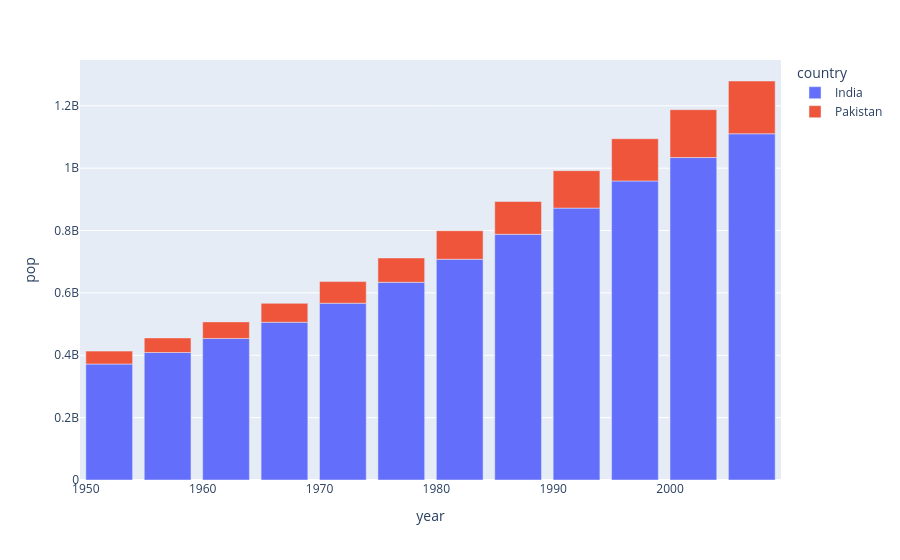

Source (notebook cell):
### Code cell
# • Bar Chart
px.bar(df, x='year', y='pop', color='country')

### Figure 1 — Plotly figure (JSON) as saved in the notebook; plotly's stock layout.template omitted (floating-point values rounded to 4 significant figures)
{"data": [{"alignmentgroup": "True", "hovertemplate": "country=India<br>year=%{x}<br>pop=%{y}<extra></extra>", "legendgroup": "India", "marker": {"color": "#636efa", "pattern": {"shape": ""}}, "name": "India", "offsetgroup": "India", "orientation": "v", "showlegend": true, "textposition": "auto", "type": "bar", "x": [1952, 1957, 1962, 1967, 1972, 1977, 1982, 1987, 1992, 1997, 2002, 2007], "xaxis": "x", "y": [372000000, 409000000, 454000000, 506000000, 567000000, 634000000, 708000000, 788000000, 872000000, 959000000, 1034172547, 1110396331], "yaxis": "y"}, {"alignmentgroup": "True", "hovertemplate": "country=Pakistan<br>year=%{x}<br>pop=%{y}<extra></extra>", "legendgroup": "Pakistan", "marker": {"color": "#EF553B", "pattern": {"shape": ""}}, "name": "Pakistan", "offsetgroup": "Pakistan", "orientation": "v", "showlegend": true, "textposition": "auto", "type": "bar", "x": [1952, 1957, 1962, 1967, 1972, 1977, 1982, 1987, 1992, 1997, 2002, 2007], "xaxis": "x", "y": [41346560, 46679944, 53100671, 60641899, 69325921, 78152686, 91462088, 105186881, 120065004, 135564834, 153403524, 169270617], "yaxis": "y"}], "layout": {"barmode": "relative", "legend": {"title": {"text": "country"}, "tracegroupgap": 0}, "margin": {"t": 60}, "xaxis": {"anchor": "y", "domain": [0, 1], "title": {"text": "year"}}, "yaxis": {"anchor": "x", "domain": [0, 1], "title": {"text": "pop"}}}}
